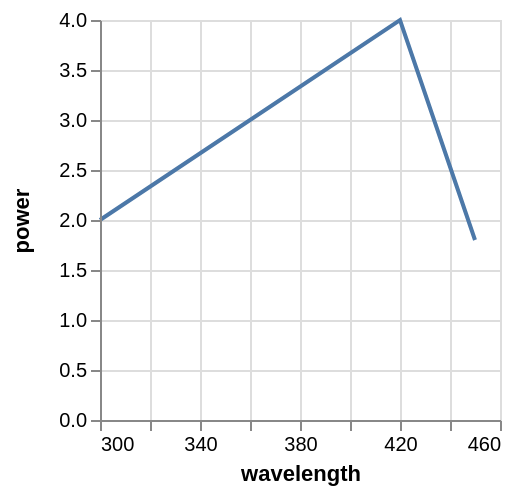

Express this chart as Vega-Lite.
### Vega specification from a JSON file in a GitHub repository (floating-point values rounded to 4 significant figures)
{"$schema": "https://vega.github.io/schema/vega/v4.json", "autosize": "pad", "padding": 5, "width": 200, "height": 200, "style": "cell", "data": [{"name": "source_0", "values": [{"wavelength": 250, "power": 1}, {"wavelength": 300, "power": 2}, {"wavelength": 420, "power": 4}, {"wavelength": 450, "power": 1.8}, {"wavelength": 500, "power": 1.1}]}, {"name": "data_0", "source": "source_0", "transform": [{"type": "formula", "expr": "toNumber(datum[\"wavelength\"])", "as": "wavelength"}, {"type": "filter", "expr": "inrange(datum[\"wavelength\"], [300, 450])"}]}], "marks": [{"name": "marks", "type": "line", "style": ["line"], "sort": {"field": "datum[\"wavelength\"]", "order": "descending"}, "from": {"data": "data_0"}, "encode": {"update": {"stroke": {"value": "#4c78a8"}, "tooltip": {"signal": "{\"wavelength\": format(datum[\"wavelength\"], \"\"), \"power\": format(datum[\"power\"], \"\")}"}, "x": {"scale": "x", "field": "wavelength"}, "y": {"scale": "y", "field": "power"}, "defined": {"signal": "datum[\"wavelength\"] !== null && !isNaN(datum[\"wavelength\"]) && datum[\"power\"] !== null && !isNaN(datum[\"power\"])"}}}}], "scales": [{"name": "x", "type": "linear", "domain": [300, 450], "range": [0, {"signal": "width"}], "nice": true, "zero": false}, {"name": "y", "type": "linear", "domain": {"data": "data_0", "field": "power"}, "range": [{"signal": "height"}, 0], "nice": true, "zero": true}], "axes": [{"scale": "x", "orient": "bottom", "grid": false, "title": "wavelength", "labelFlush": true, "labelOverlap": true, "tickCount": {"signal": "floor(width/40) + 1"}, "zindex": 1}, {"scale": "x", "orient": "bottom", "gridScale": "y", "grid": true, "tickCount": {"signal": "floor(width/40) + 1"}, "domain": false, "labels": false, "maxExtent": 0, "minExtent": 0, "ticks": false, "zindex": 0}, {"scale": "y", "orient": "left", "grid": false, "title": "power", "labelOverlap": true, "tickCount": {"signal": "floor(height/40) + 1"}, "zindex": 1}, {"scale": "y", "orient": "left", "gridScale": "x", "grid": true, "tickCount": {"signal": "floor(height/40) + 1"}, "domain": false, "labels": false, "maxExtent": 0, "minExtent": 0, "ticks": false, "zindex": 0}], "config": {"axisY": {"minExtent": 30}}}
